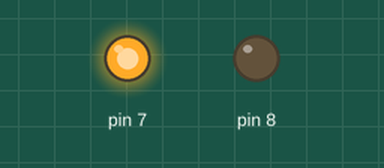
This sketch was run on a simulated Arduino Uno, built with avr-gcc and run on an emulated ATmega328P. On the bench: output pins drawn as LEDs (lit = HIGH).

Above: at 0.12 s.
At 1.87 s:
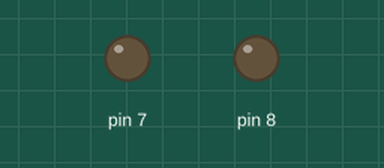
At 3.6 s:
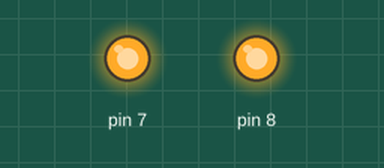
At 5.0 s:
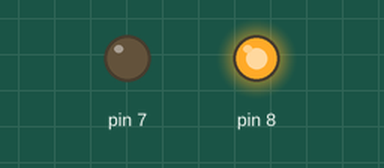
Timing chart, 0 to 5.9 s (numbered marks = the images above):
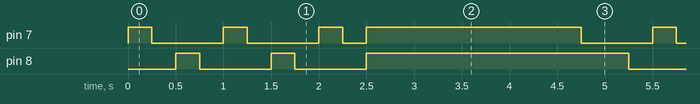

The sketch:

sketch_blink_2_light.ino
```cpp
void setup() {
  // put your setup code here, to run once:
pinMode(8,OUTPUT);
pinMode(7,OUTPUT);

}

void loop() {
  // put your main code here, to run repeatedly:
  digitalWrite(7,HIGH);
  delay(250);
  digitalWrite(7,LOW);
  delay(250);
  digitalWrite(8,HIGH);
  delay(250);
  digitalWrite(8,LOW);
  delay(250);
  digitalWrite(7,HIGH);
  delay(250);
  digitalWrite(7,LOW);
  delay(250);
  digitalWrite(8,HIGH);
  delay(250);
  digitalWrite(8,LOW);
  delay(250);
  digitalWrite(7,HIGH);
  delay(250);
  digitalWrite(7,LOW);
  delay(250);
  digitalWrite(8,HIGH);digitalWrite(7,HIGH);
  delay(2000);


}
```

Measured:
- by itself, pin 7: repeats every 4.5 s: 2 × (LOW 0.75 s, HIGH 0.25 s), LOW 0.25 s, HIGH 2.3 s
- by itself, pin 8: repeats every 4.5 s: LOW 0.75 s, HIGH 0.25 s, LOW 0.75 s, HIGH 2.8 s
